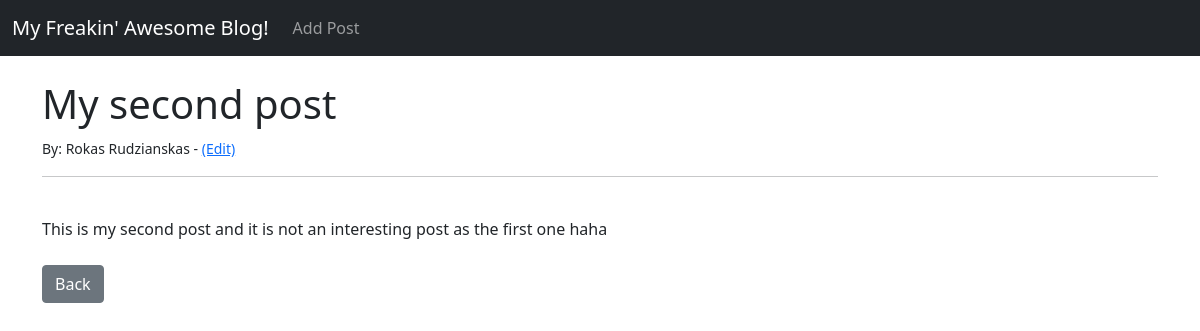
The app's page /article/2, older data.
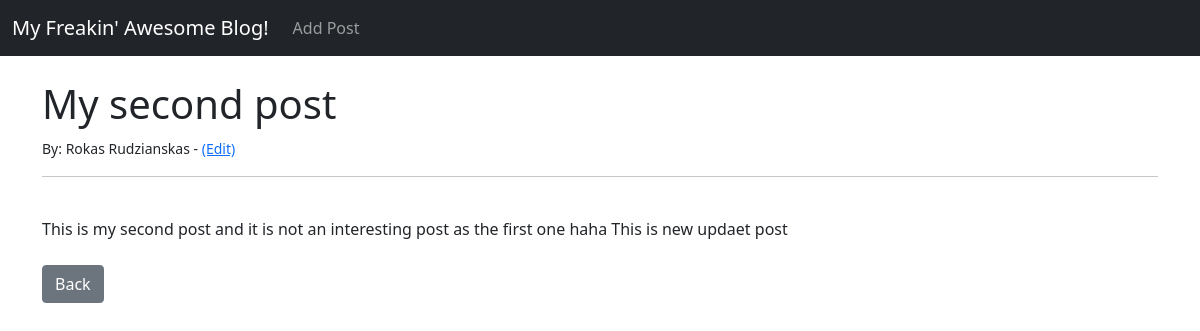
The same page, newer data.
### theblog/models.py (models this page shows, shortened)
class Post(models.Model):
    title = models.CharField(max_length=255)
    title_tag = models.CharField(max_length=255)
    author = models.ForeignKey(User, on_delete=models.CASCADE)
    body = models.TextField()

### theblog/views.py (the view)
# urls.py: path('article/<int:pk>', ArticleDetailView.as_view(), name="article-detail"),
class ArticleDetailView(DetailView):
    model = Post
    template_name = 'article_details.html'

### theblog/templates/article_details.html (shortened to what this page needs)
{% extends 'base.html' %}
    {% block content %}
<h1>{{ post.title }}</h1>
    <small>By: {{post.author.first_name }} {{post.author.last_name }} - <a href="{% url 'update_post' post.pk%}">(Edit)</a> </small><br>
        <hr>
        <br>
        {{post.body}}
        <br><br>
        <a href="{% url 'home' %}" class="btn btn-secondary">Back</a>
    {% endblock %}

Row changes from the older to the newer data that the page shows:
changed Post "My second post": body "This is my second post and it is not an interesting post as the first one haha" → "This is my second post and it is not an interesting post as the first one haha This is new updaet post"
